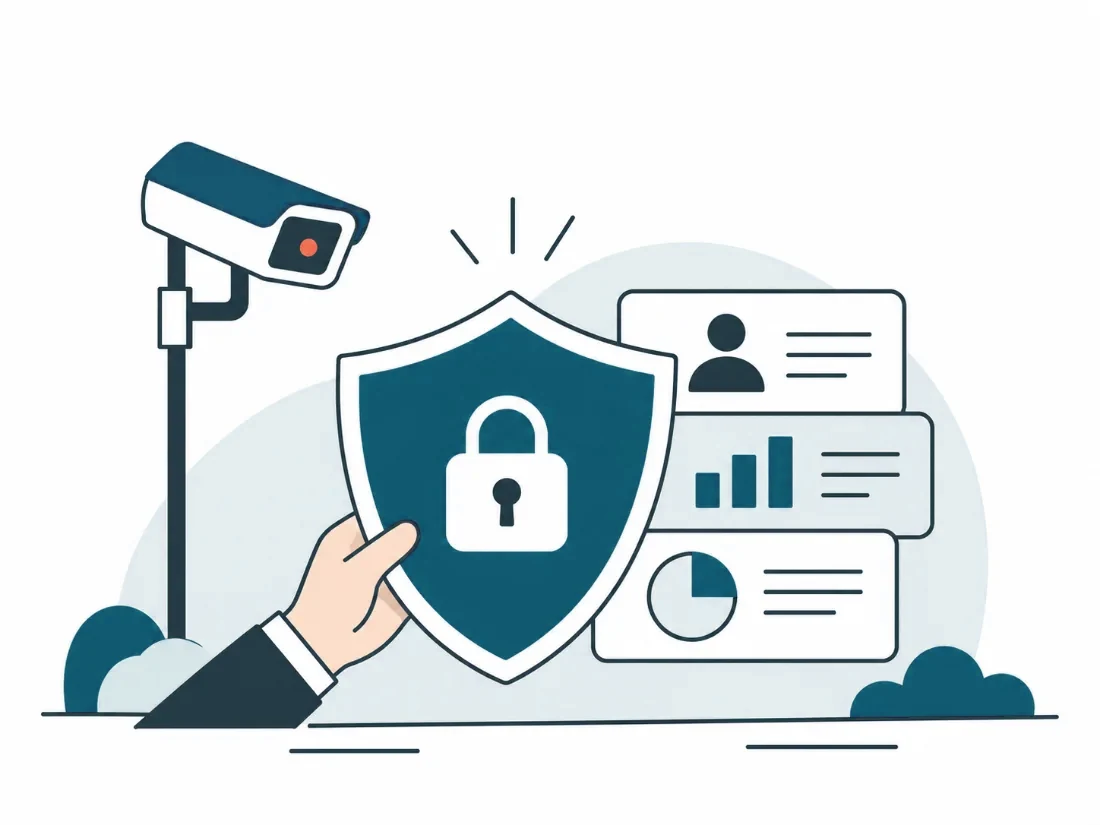
#> input picture site/assets/dom-avg-privacy.webp, 1100 x 825 px; its folder holds 3 pictures in this run
$ python check_huisstijl.py
#> lines starting #> are read from the running program, lines starting #| are printed output that depends on the picture
#!/usr/bin/env python3 -I
"""Huisstijl-bewaker: faalt als er groen (tint 80-170 graden) in code of afbeeldingen van site/ staat.
Gebruik: python3 -I tools/check_huisstijl.py   (draait ook in GitHub Actions bij elke push)"""
import re, sys, colorsys
from pathlib import Path
SITE = Path(__file__).resolve().parent.parent / "site"
TOEGESTAAN_GROEN = set()   # bewust groen, bv. voor 'gewonnen/toegewezen'-status: voeg hex toe in hoofdletters
def is_groen(hexw):
    r, g, b = (int(hexw[i:i+2], 16) / 255 for i in (0, 2, 4))
    h, l, s = colorsys.rgb_to_hls(r, g, b)
    return s > 0.08 and 80 <= h * 360 <= 170
fouten = []
for p in SITE.rglob("*"):
    if p.suffix in {".html", ".css", ".js", ".svg", ".txt"} or (p.suffix == ".json" and "domeinen/index" in str(p)):
        t = p.read_text(encoding="utf8", errors="ignore")
        for m in set(re.findall(r"#([0-9a-fA-F]{6})\b", t)):
            if is_groen(m) and m.upper() not in TOEGESTAAN_GROEN: fouten.append(f"{p.relative_to(SITE.parent)}: #{m.upper()}")
#> pass 2 of the loop `for p in SITE.rglob("*"):`:
#> pass 3 of the loop `for p in SITE.rglob("*"):`:
#> the loop made 4 passes; the first 3 are shown
try:
    from PIL import Image
    for p in list((SITE / "assets").glob("*")) + list((SITE / "video").glob("*.jpg")):
        if p.suffix.lower() not in {".webp", ".jpg", ".png"}: continue
        im = Image.open(p).convert("RGB").resize((96, 96)); px = list(im.getdata()); n = 0; tot = 0
#> after `im = Image.open(p).convert('RGB').resize((96, 96))`:
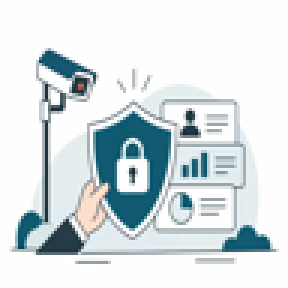
#> im: PIL image 96x96 RGB (shown 3 times larger); mean R, G, B 215.7, 224.6, 227.3
#> after `px = list(im.getdata())`: px = 9216 items, first 6: (254, 254, 254), (254, 254, 254), (254, 254, 254), (254, 254, 254), (254, 254, 254), (254, 254, 254)
        for r, g, b in px:
            h, l, s = colorsys.rgb_to_hls(r/255, g/255, b/255)
            if .12 < l < .9 and s > .15:
                tot += 1; n += 80 <= h * 360 <= 170
#> this loop made 9216 passes
#> (h, l, s) on passes 1 to 12: (0, 0.996, 0), (0, 0.996, 0), (0, 0.996, 0), (0, 0.996, 0), (0, 0.996, 0), (0, 0.996, 0), (0, 0.996, 0), (0, 0.996, 0), (0, 0.996, 0), (0, 0.996, 0), (0, 0.996, 0), (0, 0.996, 0)
#> after the loop, n = 0; tot = 1386
        if tot and n / tot > 0.15: fouten.append(f"{p.relative_to(SITE.parent)}: {round(100*n/tot)}% van de gekleurde pixels is groen (draai tools/herkleur_afbeeldingen.py)")
#> pass 2 of the loop `for p in list((SITE / "assets").glob("*")) + list((SITE / "video").glo..`:
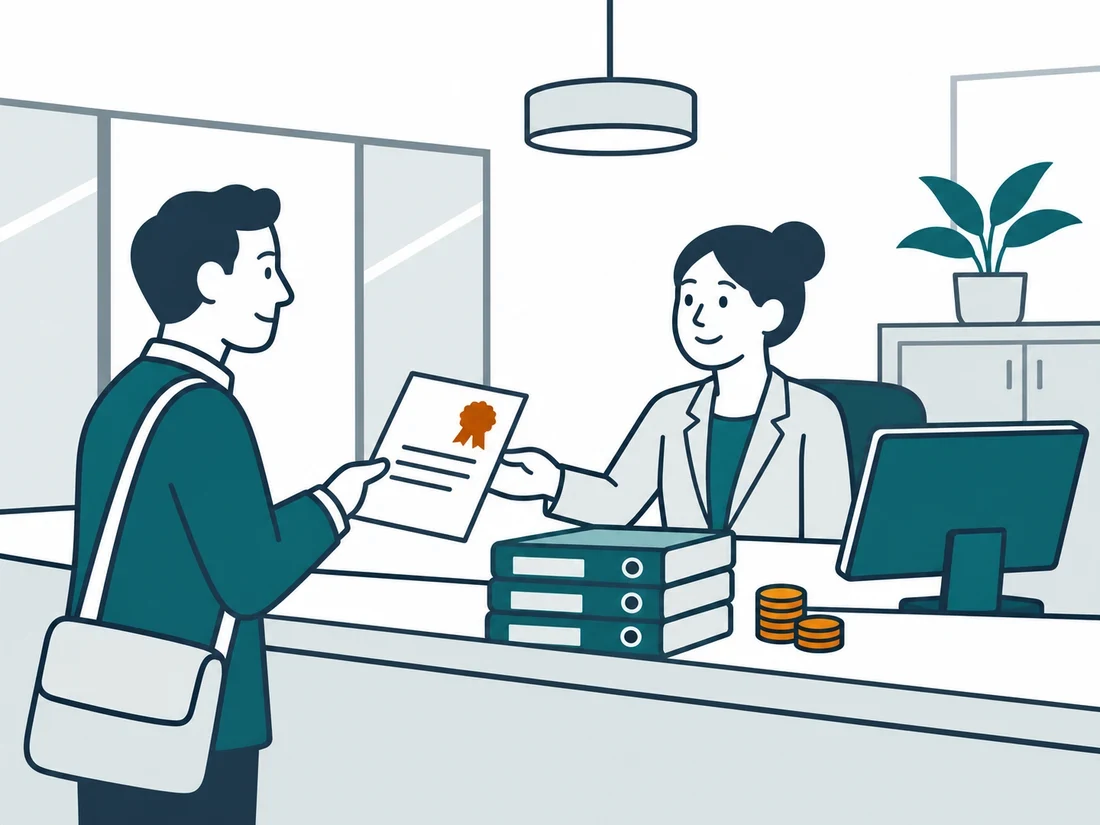
#> input picture site/assets/dom-bezwaar-beroep.webp, 1100 x 825 px
#> `im = Image.open(p).convert('RGB').resize((96, 96))`:
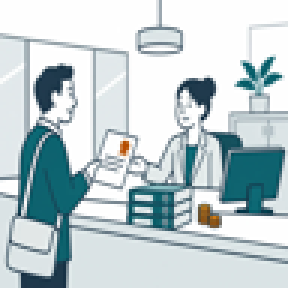
#> im: PIL image 96x96 RGB (shown 3 times larger); mean R, G, B 190.3, 205.1, 208.7
#> the loop `for r, g, b in px:` made 9216 passes
#> (h, l, s) on passes 1011, 1012, 1013, 1014, 1015, 1016, 1017, 1106: (0.533, 0.857, 0.205), (0.5, 0.88, 0.18), (0.5, 0.892, 0.2), (0.515, 0.896, 0.208), (0.53, 0.896, 0.208), (0.53, 0.888, 0.193), (0.542, 0.867, 0.176), (0.515, 0.884, 0.186)
#> pass 3 of the loop `for p in list((SITE / "assets").glob("*")) + list((SITE / "video").glo..`:
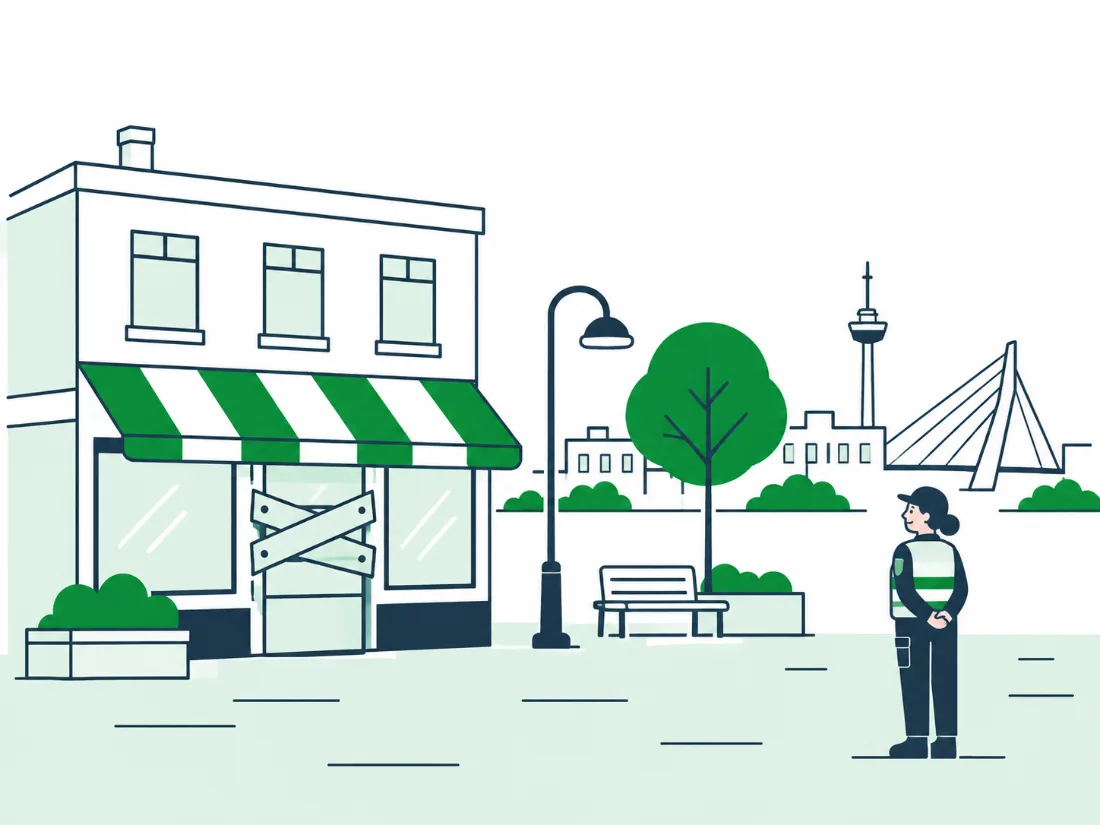
#> input picture site/assets/dom-openbare-orde.webp, 1100 x 825 px
#> `im = Image.open(p).convert('RGB').resize((96, 96))`:
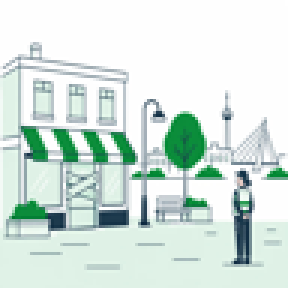
#> im: PIL image 96x96 RGB (shown 3 times larger); mean R, G, B 213.2, 228.6, 222.1
except ImportError: print("Pillow ontbreekt: afbeeldingscheck overgeslagen")
if fouten: print("Groen gevonden (huisstijl is petrol #0F5C63):\n  " + "\n  ".join(sorted(fouten))); sys.exit(1)
#| Groen gevonden (huisstijl is petrol #0F5C63):
#|   site/assets/dom-openbare-orde.webp: 76% van de gekleurde pixels is groen (draai tools/herkleur_afbeeldingen.py)
#> (the run stopped early here; a loop or call above may not have finished)
